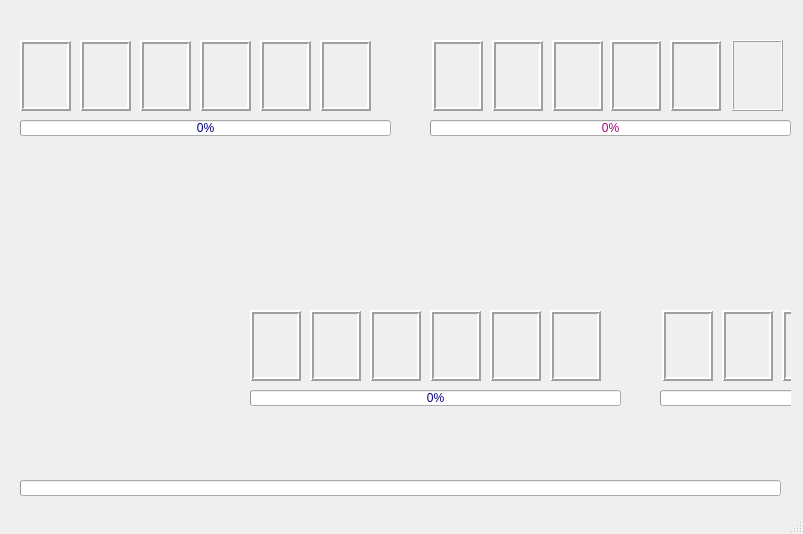
<?xml version="1.0" encoding="UTF-8"?>
<ui version="4.0">
 <class>MainWindow</class>
 <widget class="QMainWindow" name="MainWindow">
  <property name="geometry">
   <rect>
    <x>0</x>
    <y>0</y>
    <width>803</width>
    <height>534</height>
   </rect>
  </property>
  <property name="windowTitle">
   <string>MainWindow</string>
  </property>
  <widget class="QWidget" name="centralwidget">
   <widget class="QWidget" name="widget" native="true">
    <property name="geometry">
     <rect>
      <x>10</x>
      <y>10</y>
      <width>781</width>
      <height>511</height>
     </rect>
    </property>
    <property name="maximumSize">
     <size>
      <width>781</width>
      <height>601</height>
     </size>
    </property>
    <property name="mouseTracking">
     <bool>true</bool>
    </property>
    <property name="tabletTracking">
     <bool>true</bool>
    </property>
    <property name="acceptDrops">
     <bool>true</bool>
    </property>
    <property name="styleSheet">
     <string notr="true">background-image: url(:/field/field.png);</string>
    </property>
    <widget class="QLabel" name="peashooter">
     <property name="geometry">
      <rect>
       <x>10</x>
       <y>30</y>
       <width>51</width>
       <height>71</height>
      </rect>
     </property>
     <property name="cursor">
      <cursorShape>OpenHandCursor</cursorShape>
     </property>
     <property name="acceptDrops">
      <bool>true</bool>
     </property>
     <property name="styleSheet">
      <string notr="true">border-bottom-color: rgb(85, 170, 255);</string>
     </property>
     <property name="frameShape">
      <enum>QFrame::Box</enum>
     </property>
     <property name="frameShadow">
      <enum>QFrame::Raised</enum>
     </property>
     <property name="lineWidth">
      <number>2</number>
     </property>
     <property name="text">
      <string/>
     </property>
     <property name="pixmap">
      <pixmap resource="play_yard.qrc">:/plants_cards/pea shooter.jpg</pixmap>
     </property>
     <property name="scaledContents">
      <bool>true</bool>
     </property>
    </widget>
    <widget class="QLabel" name="two_peashooter">
     <property name="geometry">
      <rect>
       <x>70</x>
       <y>30</y>
       <width>51</width>
       <height>71</height>
      </rect>
     </property>
     <property name="cursor">
      <cursorShape>OpenHandCursor</cursorShape>
     </property>
     <property name="tabletTracking">
      <bool>false</bool>
     </property>
     <property name="acceptDrops">
      <bool>true</bool>
     </property>
     <property name="frameShape">
      <enum>QFrame::Box</enum>
     </property>
     <property name="frameShadow">
      <enum>QFrame::Raised</enum>
     </property>
     <property name="lineWidth">
      <number>2</number>
     </property>
     <property name="text">
      <string/>
     </property>
     <property name="pixmap">
      <pixmap resource="play_yard.qrc">:/plants_cards/two_peashooter.jpg</pixmap>
     </property>
     <property name="scaledContents">
      <bool>true</bool>
     </property>
    </widget>
    <widget class="QLabel" name="walnut">
     <property name="geometry">
      <rect>
       <x>130</x>
       <y>30</y>
       <width>51</width>
       <height>71</height>
      </rect>
     </property>
     <property name="cursor">
      <cursorShape>OpenHandCursor</cursorShape>
     </property>
     <property name="acceptDrops">
      <bool>true</bool>
     </property>
     <property name="frameShape">
      <enum>QFrame::Box</enum>
     </property>
     <property name="frameShadow">
      <enum>QFrame::Raised</enum>
     </property>
     <property name="lineWidth">
      <number>2</number>
     </property>
     <property name="text">
      <string/>
     </property>
     <property name="pixmap">
      <pixmap resource="play_yard.qrc">:/plants_cards/walnut.jpg</pixmap>
     </property>
     <property name="scaledContents">
      <bool>true</bool>
     </property>
    </widget>
    <widget class="QLabel" name="plum_mine">
     <property name="geometry">
      <rect>
       <x>190</x>
       <y>30</y>
       <width>51</width>
       <height>71</height>
      </rect>
     </property>
     <property name="cursor">
      <cursorShape>OpenHandCursor</cursorShape>
     </property>
     <property name="acceptDrops">
      <bool>true</bool>
     </property>
     <property name="frameShape">
      <enum>QFrame::Box</enum>
     </property>
     <property name="frameShadow">
      <enum>QFrame::Raised</enum>
     </property>
     <property name="lineWidth">
      <number>2</number>
     </property>
     <property name="text">
      <string/>
     </property>
     <property name="pixmap">
      <pixmap resource="play_yard.qrc">:/plants_cards/plum mine.jpg</pixmap>
     </property>
     <property name="scaledContents">
      <bool>true</bool>
     </property>
    </widget>
    <widget class="QLabel" name="jelapino">
     <property name="geometry">
      <rect>
       <x>250</x>
       <y>30</y>
       <width>51</width>
       <height>71</height>
      </rect>
     </property>
     <property name="cursor">
      <cursorShape>OpenHandCursor</cursorShape>
     </property>
     <property name="acceptDrops">
      <bool>true</bool>
     </property>
     <property name="frameShape">
      <enum>QFrame::Box</enum>
     </property>
     <property name="frameShadow">
      <enum>QFrame::Raised</enum>
     </property>
     <property name="lineWidth">
      <number>2</number>
     </property>
     <property name="text">
      <string/>
     </property>
     <property name="pixmap">
      <pixmap resource="play_yard.qrc">:/plants_cards/jalapino.jpg</pixmap>
     </property>
     <property name="scaledContents">
      <bool>true</bool>
     </property>
    </widget>
    <widget class="QLabel" name="boomerang">
     <property name="geometry">
      <rect>
       <x>310</x>
       <y>30</y>
       <width>51</width>
       <height>71</height>
      </rect>
     </property>
     <property name="cursor">
      <cursorShape>OpenHandCursor</cursorShape>
     </property>
     <property name="acceptDrops">
      <bool>true</bool>
     </property>
     <property name="frameShape">
      <enum>QFrame::Box</enum>
     </property>
     <property name="frameShadow">
      <enum>QFrame::Raised</enum>
     </property>
     <property name="lineWidth">
      <number>2</number>
     </property>
     <property name="text">
      <string/>
     </property>
     <property name="pixmap">
      <pixmap resource="play_yard.qrc">:/plants_cards/boomerang.jpg</pixmap>
     </property>
     <property name="scaledContents">
      <bool>true</bool>
     </property>
    </widget>
    <widget class="QLabel" name="regular">
     <property name="geometry">
      <rect>
       <x>722</x>
       <y>30</y>
       <width>51</width>
       <height>71</height>
      </rect>
     </property>
     <property name="cursor">
      <cursorShape>OpenHandCursor</cursorShape>
     </property>
     <property name="acceptDrops">
      <bool>true</bool>
     </property>
     <property name="frameShape">
      <enum>QFrame::Box</enum>
     </property>
     <property name="frameShadow">
      <enum>QFrame::Raised</enum>
     </property>
     <property name="text">
      <string/>
     </property>
     <property name="pixmap">
      <pixmap resource="play_yard.qrc">:/zombies/regular zombie.jpg</pixmap>
     </property>
     <property name="scaledContents">
      <bool>true</bool>
     </property>
    </widget>
    <widget class="QLabel" name="bucked_head">
     <property name="geometry">
      <rect>
       <x>660</x>
       <y>30</y>
       <width>51</width>
       <height>71</height>
      </rect>
     </property>
     <property name="cursor">
      <cursorShape>OpenHandCursor</cursorShape>
     </property>
     <property name="acceptDrops">
      <bool>true</bool>
     </property>
     <property name="frameShape">
      <enum>QFrame::Box</enum>
     </property>
     <property name="frameShadow">
      <enum>QFrame::Raised</enum>
     </property>
     <property name="lineWidth">
      <number>2</number>
     </property>
     <property name="text">
      <string/>
     </property>
     <property name="pixmap">
      <pixmap resource="play_yard.qrc">:/zombies/Bucket head zombie.jpg</pixmap>
     </property>
     <property name="scaledContents">
      <bool>true</bool>
     </property>
    </widget>
    <widget class="QLabel" name="leafhead">
     <property name="geometry">
      <rect>
       <x>600</x>
       <y>30</y>
       <width>51</width>
       <height>71</height>
      </rect>
     </property>
     <property name="cursor">
      <cursorShape>OpenHandCursor</cursorShape>
     </property>
     <property name="acceptDrops">
      <bool>true</bool>
     </property>
     <property name="frameShape">
      <enum>QFrame::Box</enum>
     </property>
     <property name="frameShadow">
      <enum>QFrame::Raised</enum>
     </property>
     <property name="lineWidth">
      <number>2</number>
     </property>
     <property name="text">
      <string/>
     </property>
     <property name="pixmap">
      <pixmap resource="play_yard.qrc">:/zombies/leaf hair zombie.jpg</pixmap>
     </property>
     <property name="scaledContents">
      <bool>true</bool>
     </property>
    </widget>
    <widget class="QLabel" name="astronaut">
     <property name="geometry">
      <rect>
       <x>542</x>
       <y>30</y>
       <width>51</width>
       <height>71</height>
      </rect>
     </property>
     <property name="cursor">
      <cursorShape>OpenHandCursor</cursorShape>
     </property>
     <property name="acceptDrops">
      <bool>true</bool>
     </property>
     <property name="frameShape">
      <enum>QFrame::Box</enum>
     </property>
     <property name="frameShadow">
      <enum>QFrame::Raised</enum>
     </property>
     <property name="lineWidth">
      <number>2</number>
     </property>
     <property name="text">
      <string/>
     </property>
     <property name="pixmap">
      <pixmap resource="play_yard.qrc">:/zombies/astronaut zombie.jpg</pixmap>
     </property>
     <property name="scaledContents">
      <bool>true</bool>
     </property>
    </widget>
    <widget class="QLabel" name="tall">
     <property name="geometry">
      <rect>
       <x>482</x>
       <y>30</y>
       <width>51</width>
       <height>71</height>
      </rect>
     </property>
     <property name="cursor">
      <cursorShape>BusyCursor</cursorShape>
     </property>
     <property name="acceptDrops">
      <bool>true</bool>
     </property>
     <property name="frameShape">
      <enum>QFrame::Box</enum>
     </property>
     <property name="frameShadow">
      <enum>QFrame::Raised</enum>
     </property>
     <property name="lineWidth">
      <number>2</number>
     </property>
     <property name="text">
      <string/>
     </property>
     <property name="pixmap">
      <pixmap resource="play_yard.qrc">:/zombies/tall zombie.jpg</pixmap>
     </property>
     <property name="scaledContents">
      <bool>true</bool>
     </property>
    </widget>
    <widget class="QLabel" name="purplehair">
     <property name="geometry">
      <rect>
       <x>422</x>
       <y>30</y>
       <width>51</width>
       <height>71</height>
      </rect>
     </property>
     <property name="cursor">
      <cursorShape>OpenHandCursor</cursorShape>
     </property>
     <property name="acceptDrops">
      <bool>true</bool>
     </property>
     <property name="frameShape">
      <enum>QFrame::Box</enum>
     </property>
     <property name="frameShadow">
      <enum>QFrame::Raised</enum>
     </property>
     <property name="lineWidth">
      <number>2</number>
     </property>
     <property name="text">
      <string/>
     </property>
     <property name="pixmap">
      <pixmap resource="play_yard.qrc">:/zombies/purple hair zombie.jpg</pixmap>
     </property>
     <property name="scaledContents">
      <bool>true</bool>
     </property>
    </widget>
    <widget class="QProgressBar" name="plantsProgressBar">
     <property name="geometry">
      <rect>
       <x>10</x>
       <y>110</y>
       <width>371</width>
       <height>16</height>
      </rect>
     </property>
     <property name="styleSheet">
      <string notr="true">color: rgb(0, 0, 127);</string>
     </property>
     <property name="value">
      <number>0</number>
     </property>
    </widget>
    <widget class="QProgressBar" name="zombiesProgressBar">
     <property name="geometry">
      <rect>
       <x>420</x>
       <y>110</y>
       <width>361</width>
       <height>16</height>
      </rect>
     </property>
     <property name="styleSheet">
      <string notr="true">color: rgb(170, 0, 127);</string>
     </property>
     <property name="value">
      <number>0</number>
     </property>
    </widget>
    <widget class="QProgressBar" name="cornometerProgressBar">
     <property name="geometry">
      <rect>
       <x>10</x>
       <y>470</y>
       <width>761</width>
       <height>16</height>
      </rect>
     </property>
     <property name="cursor">
      <cursorShape>WaitCursor</cursorShape>
     </property>
     <property name="maximum">
      <number>210</number>
     </property>
     <property name="value">
      <number>0</number>
     </property>
     <property name="format">
      <string extracomment="time remaining"/>
     </property>
    </widget>
    <widget class="QWidget" name="widget_2" native="true">
     <property name="geometry">
      <rect>
       <x>230</x>
       <y>270</y>
       <width>781</width>
       <height>511</height>
      </rect>
     </property>
     <property name="maximumSize">
      <size>
       <width>781</width>
       <height>601</height>
      </size>
     </property>
     <property name="mouseTracking">
      <bool>true</bool>
     </property>
     <property name="tabletTracking">
      <bool>true</bool>
     </property>
     <property name="acceptDrops">
      <bool>true</bool>
     </property>
     <property name="styleSheet">
      <string notr="true">background-image: url(:/field/field.png);</string>
     </property>
     <widget class="QLabel" name="peashooter_2">
      <property name="geometry">
       <rect>
        <x>10</x>
        <y>30</y>
        <width>51</width>
        <height>71</height>
       </rect>
      </property>
      <property name="cursor">
       <cursorShape>OpenHandCursor</cursorShape>
      </property>
      <property name="acceptDrops">
       <bool>true</bool>
      </property>
      <property name="styleSheet">
       <string notr="true">border-bottom-color: rgb(85, 170, 255);</string>
      </property>
      <property name="frameShape">
       <enum>QFrame::Box</enum>
      </property>
      <property name="frameShadow">
       <enum>QFrame::Raised</enum>
      </property>
      <property name="lineWidth">
       <number>2</number>
      </property>
      <property name="text">
       <string/>
      </property>
      <property name="pixmap">
       <pixmap resource="play_yard.qrc">:/plants_cards/pea shooter.jpg</pixmap>
      </property>
      <property name="scaledContents">
       <bool>true</bool>
      </property>
     </widget>
     <widget class="QLabel" name="two_peashooter_2">
      <property name="geometry">
       <rect>
        <x>70</x>
        <y>30</y>
        <width>51</width>
        <height>71</height>
       </rect>
      </property>
      <property name="cursor">
       <cursorShape>OpenHandCursor</cursorShape>
      </property>
      <property name="tabletTracking">
       <bool>false</bool>
      </property>
      <property name="acceptDrops">
       <bool>true</bool>
      </property>
      <property name="frameShape">
       <enum>QFrame::Box</enum>
      </property>
      <property name="frameShadow">
       <enum>QFrame::Raised</enum>
      </property>
      <property name="lineWidth">
       <number>2</number>
      </property>
      <property name="text">
       <string/>
      </property>
      <property name="pixmap">
       <pixmap resource="play_yard.qrc">:/plants_cards/two_peashooter.jpg</pixmap>
      </property>
      <property name="scaledContents">
       <bool>true</bool>
      </property>
     </widget>
     <widget class="QLabel" name="walnut_2">
      <property name="geometry">
       <rect>
        <x>130</x>
        <y>30</y>
        <width>51</width>
        <height>71</height>
       </rect>
      </property>
      <property name="cursor">
       <cursorShape>OpenHandCursor</cursorShape>
      </property>
      <property name="acceptDrops">
       <bool>true</bool>
      </property>
      <property name="frameShape">
       <enum>QFrame::Box</enum>
      </property>
      <property name="frameShadow">
       <enum>QFrame::Raised</enum>
      </property>
      <property name="lineWidth">
       <number>2</number>
      </property>
      <property name="text">
       <string/>
      </property>
      <property name="pixmap">
       <pixmap resource="play_yard.qrc">:/plants_cards/walnut.jpg</pixmap>
      </property>
      <property name="scaledContents">
       <bool>true</bool>
      </property>
     </widget>
     <widget class="QLabel" name="plum_mine_2">
      <property name="geometry">
       <rect>
        <x>190</x>
        <y>30</y>
        <width>51</width>
        <height>71</height>
       </rect>
      </property>
      <property name="cursor">
       <cursorShape>OpenHandCursor</cursorShape>
      </property>
      <property name="acceptDrops">
       <bool>true</bool>
      </property>
      <property name="frameShape">
       <enum>QFrame::Box</enum>
      </property>
      <property name="frameShadow">
       <enum>QFrame::Raised</enum>
      </property>
      <property name="lineWidth">
       <number>2</number>
      </property>
      <property name="text">
       <string/>
      </property>
      <property name="pixmap">
       <pixmap resource="play_yard.qrc">:/plants_cards/plum mine.jpg</pixmap>
      </property>
      <property name="scaledContents">
       <bool>true</bool>
      </property>
     </widget>
     <widget class="QLabel" name="jelapino_2">
      <property name="geometry">
       <rect>
        <x>250</x>
        <y>30</y>
        <width>51</width>
        <height>71</height>
       </rect>
      </property>
      <property name="cursor">
       <cursorShape>OpenHandCursor</cursorShape>
      </property>
      <property name="acceptDrops">
       <bool>true</bool>
      </property>
      <property name="frameShape">
       <enum>QFrame::Box</enum>
      </property>
      <property name="frameShadow">
       <enum>QFrame::Raised</enum>
      </property>
      <property name="lineWidth">
       <number>2</number>
      </property>
      <property name="text">
       <string/>
      </property>
      <property name="pixmap">
       <pixmap resource="play_yard.qrc">:/plants_cards/jalapino.jpg</pixmap>
      </property>
      <property name="scaledContents">
       <bool>true</bool>
      </property>
     </widget>
     <widget class="QLabel" name="boomerang_2">
      <property name="geometry">
       <rect>
        <x>310</x>
        <y>30</y>
        <width>51</width>
        <height>71</height>
       </rect>
      </property>
      <property name="cursor">
       <cursorShape>OpenHandCursor</cursorShape>
      </property>
      <property name="acceptDrops">
       <bool>true</bool>
      </property>
      <property name="frameShape">
       <enum>QFrame::Box</enum>
      </property>
      <property name="frameShadow">
       <enum>QFrame::Raised</enum>
      </property>
      <property name="lineWidth">
       <number>2</number>
      </property>
      <property name="text">
       <string/>
      </property>
      <property name="pixmap">
       <pixmap resource="play_yard.qrc">:/plants_cards/boomerang.jpg</pixmap>
      </property>
      <property name="scaledContents">
       <bool>true</bool>
      </property>
     </widget>
     <widget class="QLabel" name="regular_2">
      <property name="geometry">
       <rect>
        <x>722</x>
        <y>30</y>
        <width>51</width>
        <height>71</height>
       </rect>
      </property>
      <property name="cursor">
       <cursorShape>OpenHandCursor</cursorShape>
      </property>
      <property name="acceptDrops">
       <bool>true</bool>
      </property>
      <property name="frameShape">
       <enum>QFrame::Box</enum>
      </property>
      <property name="frameShadow">
       <enum>QFrame::Raised</enum>
      </property>
      <property name="text">
       <string/>
      </property>
      <property name="pixmap">
       <pixmap resource="play_yard.qrc">:/zombies/regular zombie.jpg</pixmap>
      </property>
      <property name="scaledContents">
       <bool>true</bool>
      </property>
     </widget>
     <widget class="QLabel" name="bucked_head_2">
      <property name="geometry">
       <rect>
        <x>660</x>
        <y>30</y>
        <width>51</width>
        <height>71</height>
       </rect>
      </property>
      <property name="cursor">
       <cursorShape>OpenHandCursor</cursorShape>
      </property>
      <property name="acceptDrops">
       <bool>true</bool>
      </property>
      <property name="frameShape">
       <enum>QFrame::Box</enum>
      </property>
      <property name="frameShadow">
       <enum>QFrame::Raised</enum>
      </property>
      <property name="lineWidth">
       <number>2</number>
      </property>
      <property name="text">
       <string/>
      </property>
      <property name="pixmap">
       <pixmap resource="play_yard.qrc">:/zombies/Bucket head zombie.jpg</pixmap>
      </property>
      <property name="scaledContents">
       <bool>true</bool>
      </property>
     </widget>
     <widget class="QLabel" name="leafhead_2">
      <property name="geometry">
       <rect>
        <x>600</x>
        <y>30</y>
        <width>51</width>
        <height>71</height>
       </rect>
      </property>
      <property name="cursor">
       <cursorShape>OpenHandCursor</cursorShape>
      </property>
      <property name="acceptDrops">
       <bool>true</bool>
      </property>
      <property name="frameShape">
       <enum>QFrame::Box</enum>
      </property>
      <property name="frameShadow">
       <enum>QFrame::Raised</enum>
      </property>
      <property name="lineWidth">
       <number>2</number>
      </property>
      <property name="text">
       <string/>
      </property>
      <property name="pixmap">
       <pixmap resource="play_yard.qrc">:/zombies/leaf hair zombie.jpg</pixmap>
      </property>
      <property name="scaledContents">
       <bool>true</bool>
      </property>
     </widget>
     <widget class="QLabel" name="astronaut_2">
      <property name="geometry">
       <rect>
        <x>542</x>
        <y>30</y>
        <width>51</width>
        <height>71</height>
       </rect>
      </property>
      <property name="cursor">
       <cursorShape>OpenHandCursor</cursorShape>
      </property>
      <property name="acceptDrops">
       <bool>true</bool>
      </property>
      <property name="frameShape">
       <enum>QFrame::Box</enum>
      </property>
      <property name="frameShadow">
       <enum>QFrame::Raised</enum>
      </property>
      <property name="lineWidth">
       <number>2</number>
      </property>
      <property name="text">
       <string/>
      </property>
      <property name="pixmap">
       <pixmap resource="play_yard.qrc">:/zombies/astronaut zombie.jpg</pixmap>
      </property>
      <property name="scaledContents">
       <bool>true</bool>
      </property>
     </widget>
     <widget class="QLabel" name="tall_2">
      <property name="geometry">
       <rect>
        <x>482</x>
        <y>30</y>
        <width>51</width>
        <height>71</height>
       </rect>
      </property>
      <property name="cursor">
       <cursorShape>BusyCursor</cursorShape>
      </property>
      <property name="acceptDrops">
       <bool>true</bool>
      </property>
      <property name="frameShape">
       <enum>QFrame::Box</enum>
      </property>
      <property name="frameShadow">
       <enum>QFrame::Raised</enum>
      </property>
      <property name="lineWidth">
       <number>2</number>
      </property>
      <property name="text">
       <string/>
      </property>
      <property name="pixmap">
       <pixmap resource="play_yard.qrc">:/zombies/tall zombie.jpg</pixmap>
      </property>
      <property name="scaledContents">
       <bool>true</bool>
      </property>
     </widget>
     <widget class="QLabel" name="purplehair_2">
      <property name="geometry">
       <rect>
        <x>422</x>
        <y>30</y>
        <width>51</width>
        <height>71</height>
       </rect>
      </property>
      <property name="cursor">
       <cursorShape>OpenHandCursor</cursorShape>
      </property>
      <property name="acceptDrops">
       <bool>true</bool>
      </property>
      <property name="frameShape">
       <enum>QFrame::Box</enum>
      </property>
      <property name="frameShadow">
       <enum>QFrame::Raised</enum>
      </property>
      <property name="lineWidth">
       <number>2</number>
      </property>
      <property name="text">
       <string/>
      </property>
      <property name="pixmap">
       <pixmap resource="play_yard.qrc">:/zombies/purple hair zombie.jpg</pixmap>
      </property>
      <property name="scaledContents">
       <bool>true</bool>
      </property>
     </widget>
     <widget class="QProgressBar" name="plantsProgressBar_2">
      <property name="geometry">
       <rect>
        <x>10</x>
        <y>110</y>
        <width>371</width>
        <height>16</height>
       </rect>
      </property>
      <property name="styleSheet">
       <string notr="true">color: rgb(0, 0, 127);</string>
      </property>
      <property name="value">
       <number>0</number>
      </property>
     </widget>
     <widget class="QProgressBar" name="zombiesProgressBar_2">
      <property name="geometry">
       <rect>
        <x>420</x>
        <y>110</y>
        <width>361</width>
        <height>16</height>
       </rect>
      </property>
      <property name="styleSheet">
       <string notr="true">color: rgb(170, 0, 127);</string>
      </property>
      <property name="value">
       <number>0</number>
      </property>
     </widget>
     <widget class="QProgressBar" name="cornometerProgressBar_2">
      <property name="geometry">
       <rect>
        <x>10</x>
        <y>470</y>
        <width>761</width>
        <height>16</height>
       </rect>
      </property>
      <property name="cursor">
       <cursorShape>WaitCursor</cursorShape>
      </property>
      <property name="maximum">
       <number>210</number>
      </property>
      <property name="value">
       <number>0</number>
      </property>
      <property name="format">
       <string extracomment="time remaining"/>
      </property>
     </widget>
    </widget>
    <zorder>regular</zorder>
    <zorder>bucked_head</zorder>
    <zorder>leafhead</zorder>
    <zorder>astronaut</zorder>
    <zorder>tall</zorder>
    <zorder>purplehair</zorder>
    <zorder>boomerang</zorder>
    <zorder>jelapino</zorder>
    <zorder>plum_mine</zorder>
    <zorder>walnut</zorder>
    <zorder>two_peashooter</zorder>
    <zorder>peashooter</zorder>
    <zorder>plantsProgressBar</zorder>
    <zorder>zombiesProgressBar</zorder>
    <zorder>cornometerProgressBar</zorder>
    <zorder>widget_2</zorder>
   </widget>
  </widget>
  <widget class="QStatusBar" name="statusbar"/>
 </widget>
 <resources>
  <include location="play_yard.qrc"/>
 </resources>
 <connections/>
</ui>
